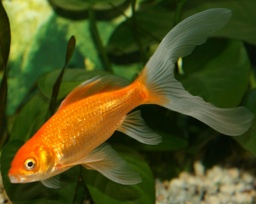
#> input picture pictures/n01443537_1970.JPEG, 256 x 204 px, shrunk from 886 x 705 before the run, found by its file name
$ python K_means.py
#> lines starting #> are read from the running program, lines starting #| are printed output that depends on the picture
#> further down, x_RGB is the input picture: PIL image 256x204 RGB; mean R, G, B 80.1, 81, 29.5
import cv2
import numpy as np
from PIL import Image
from matplotlib import pyplot as plt


def color_quantization(img, k):
    # Defining input data for clustering
#> called with k = 5
    data = np.float32(img).reshape((-1, 3))
    print(data.shape)
#| (52224, 3)
    # Defining criteria
    criteria = (cv2.TERM_CRITERIA_EPS + cv2.TERM_CRITERIA_MAX_ITER, 200, 1.0)
    # Applying cv2.kmeans function
    ret, label, center = cv2.kmeans(data, k, None, criteria, 100, cv2.KMEANS_RANDOM_CENTERS)
#> ret = 46772569.2; center = [[27.27, 42.71, 5.72], [60.62, 82.04, 31.78], [180.5, 180.3, 110.5], [115, 121, 73.04], [211.5, 114.9, 13.69]]
    center = np.uint8(center)
#> center = [[27, 42, 5], [60, 82, 31], [180, 180, 110], [115, 121, 73], [211, 114, 13]]
    result = center[label.flatten()]
    result = result.reshape(img.shape)
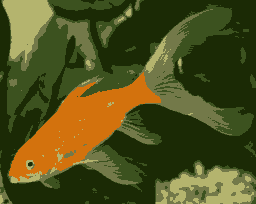
#> result: shape (204, 256, 3); mean R, G, B 79.7, 80.5, 28.8
    return result


if __name__ == '__main__':
    x_RGB = Image.open('/home/ssh685/CV_project_ICLR2023/Colour-Quantisation-main/pictures/n01443537_1970.JPEG')
    x_RGB = np.array(x_RGB)
    color = color_quantization(x_RGB, 5)
    color = Image.fromarray(color)
    color.save("/home/ssh685/CV_project_ICLR2023/Colour-Quantisation-main/pictures/Kmeans_5.png")
    plt.axis('off')
    plt.imshow(x_RGB)
    plt.show()
    plt.axis('off')
    plt.imshow(color)
    plt.show()
